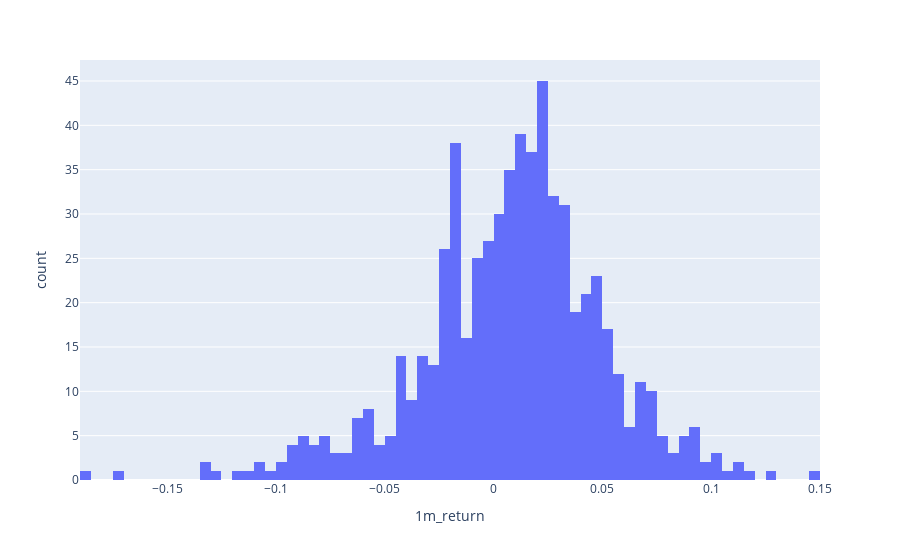

The notebook cell this image was saved under:
### Code cell
px.histogram(df, x='1m_return', nbins=100)

### Figure 1 — Plotly figure (JSON) as saved in the notebook; plotly's stock layout.template omitted (floating-point values rounded to 4 significant figures; data arrays with more than 128 entries replaced by an {"elided": "..."} marker saying what was removed)
{"data": [{"alignmentgroup": "True", "bingroup": "x", "hovertemplate": "1m_return=%{x}<br>count=%{y}<extra></extra>", "legendgroup": "", "marker": {"color": "#636efa", "pattern": {"shape": ""}}, "name": "", "nbinsx": 100, "offsetgroup": "", "orientation": "v", "showlegend": false, "type": "histogram", "x": {"elided": "641 float values"}, "xaxis": "x", "yaxis": "y"}], "layout": {"barmode": "relative", "legend": {"tracegroupgap": 0}, "margin": {"t": 60}, "xaxis": {"anchor": "y", "domain": [0, 1], "title": {"text": "1m_return"}}, "yaxis": {"anchor": "x", "domain": [0, 1], "title": {"text": "count"}}}}
